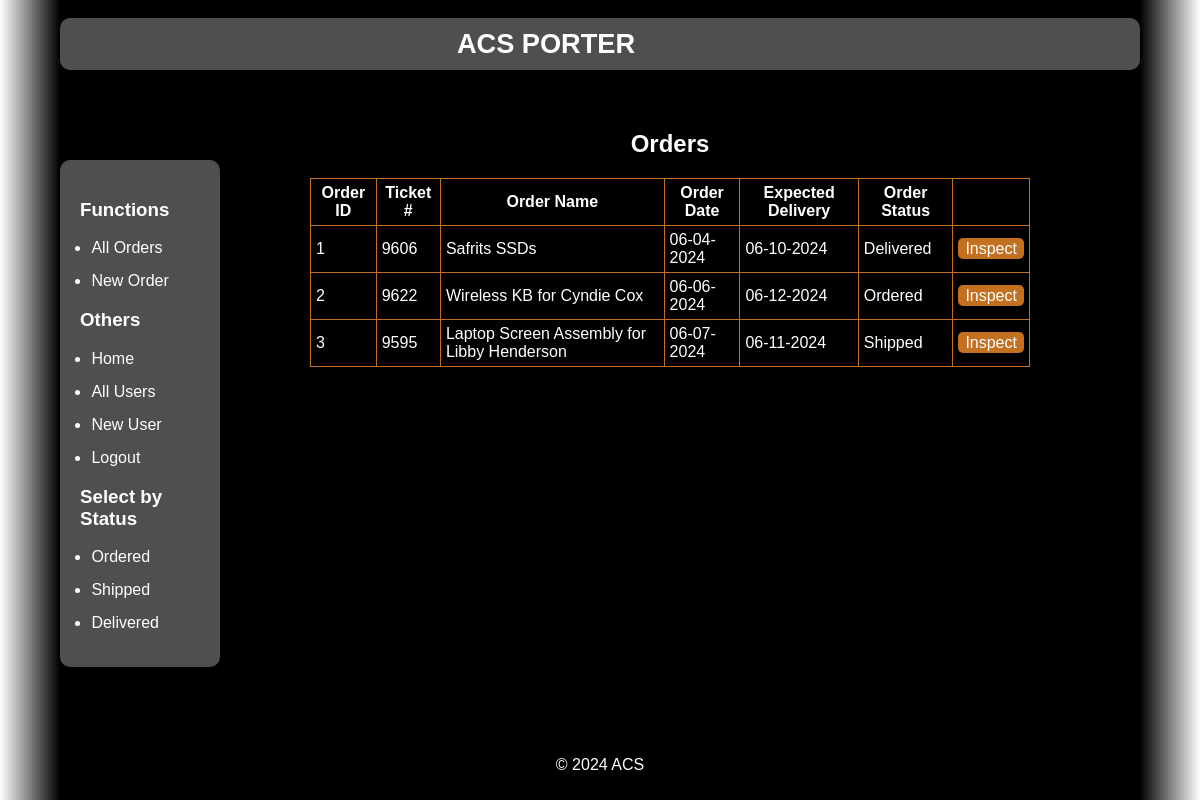
Page /orders/all/ (signed in) on the earlier database version.
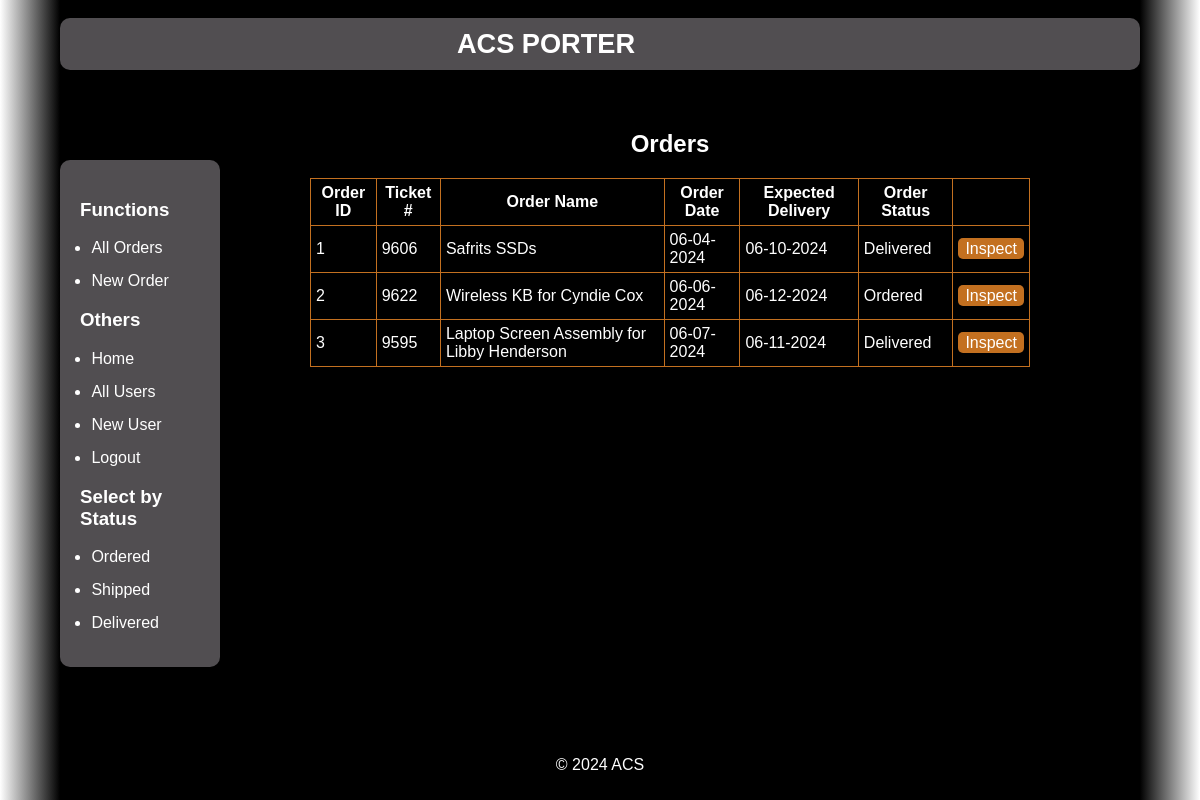
Same page on the later database version.
### app/models.py (models this page shows, shortened)
class Order(db.Model):
    id: so.Mapped[int] = db.Column(db.Integer, primary_key=True)
    user_id: so.Mapped[int] = db.Column(db.Integer, db.ForeignKey('user.id'))
    name: so.Mapped[str] = db.Column(db.String(120))
    ticket_number: so.Mapped[str] = db.Column(db.String(120))
    description: so.Mapped[str] = db.Column(db.String(1200))
    tracking_number: so.Mapped[str] = db.Column(db.String(120))
    date: so.Mapped[str] = db.Column(db.DateTime())
    expected_delivery: so.Mapped[str] = db.Column(db.DateTime())
    price: so.Mapped[str] = db.Column(db.String(120))
    status: so.Mapped[str] = db.Column(db.String(120))

### app/routes.py (the view)
@app.route('/orders/')
@app.route('/orders/all/')
@login_required
def orders():
    porders = db.session.scalars(sa.select(Order)).all()
    return render_template('orders.html', title='All Orders', orders=porders)

### app/models.py (called while the page is built)
@login.user_loader
def load_user(id: int) -> User:
    return User.query.get(int(id))

### app/templates/orders.html (shortened to what this page needs)
﻿{% extends "base.html" %}
{% block content %}
    <h1>Orders</h1>
    <table>
        <tr>
            <th>Order ID</th>
            <th>Ticket #</th>
            <th>Order Name</th>
            <th>Order Date</th>
            <th>Expected Delivery</th>
            <th>Order Status</th>
            <th></th>
        </tr>
        {% for order in orders %}
            <tr>
                <td>{{ order.id }}</td>
                <td>{{ order.ticket_number }}</td>
                <td>{{ order.name }}</td>
                {% if order.date %}
                    <td>{{ order.date.strftime('%m-%d-%Y') }}</td>
                {% else %}
                    <td>N/A</td>
                {% endif %}
                {% if order.expected_delivery %}
                    <td>{{ order.expected_delivery.strftime('%m-%d-%Y') }}</td>
                {% else %}
                    <td>N/A</td>
                {% endif %}
                <td>{{ order.status }}</td>
                <td><a class="inspectButton" href="{{ url_for('order', order_id=order.id) }}">Inspect</a></td>
            </tr>
        {% endfor %}
    </table>
{% endblock %}

### app/templates/base.html (shortened to what this page needs)
﻿<!DOCTYPE html>
<html>
    <head>
        <link rel="stylesheet" href="{{ url_for('static', filename='css/standard.css') }}">
    </head>
    <body>
        <header>
            <h1 class="logo">ACS Porter</h1>
        </header>
        <nav>
            <h3>Functions</h3>
            <ul class="navbar">
                <li><a href="{{ url_for('orders') }}">All Orders</a></li>
                <li><a href="{{ url_for('new_order') }}">New Order</a></li>
            </ul>
            <h3>Others</h3>
            <ul class="navbar">
                <li><a href="{{ url_for('index') }}">Home</a></li>
                <li><a href="{{ url_for('users') }}">All Users</a></li>
                <li><a href="{{ url_for('register') }}">New User</a></li>
                {% if current_user.is_authenticated %}
                    <li><a href="{{ url_for('logout') }}">Logout</a></li>
                {% else %}
                    <li><a href="{{ url_for('login') }}">Login</a></li>
                {% endif %}
            </ul>
        </nav>
        <div class="container">
        </div>
        <section class="container">
            {% block content %}{% endblock %}
        </section>
        <footer>
            <p>&copy; 2024 ACS</p>
        </footer>
    </body>
</html>

### app/static/css/standard.css (style rules this page uses)
html { background: linear-gradient(to right, white 0%, black 5%, black 95%, white 100%); }
body, h1, ul, li { margin: 0 auto; padding: 0; width: 90%; }
body { font-family: Arial, sans-serif; background-color: #000000; color: white; }
header { background-color: #514E51; padding: 10px 0; border-radius: 10px; text-align: center; }
header h1.logo { margin: 0; font-size: 1.7em; color: white; text-transform: uppercase; }
nav { position: fixed; left: 5%; top: 160px; width: 120px; background-color: #514E51; padding: 20px; border-radius: 10px; }
.navbar li { margin-bottom: 15px; }
.navbar li a { color: #ffffff; text-decoration: none; }
.container { margin-left: 140px; padding: 20px; color: white; }
.container table { width: 80%; border-collapse: collapse; margin: 0 auto; border: 1px solid #C37020; border-radius: 5px; }
.container td, th { border: 1px solid #C37020; padding: 5px; }
.inspectButton { background-color: #C37020; color: white; padding: 2px 7px; border-radius: 5px; text-decoration: none; margin: 0 auto; }
.container h1 { text-align: center; margin-bottom: 20px; }
footer { padding: 10px 0; border-radius: 10px; text-align: center; position: fixed; bottom: 0; width: 90%; }

Differences in the rows shown:
changed Order "Laptop Screen Assembly for Libby Henderson": status "Shipped" → "Delivered"
